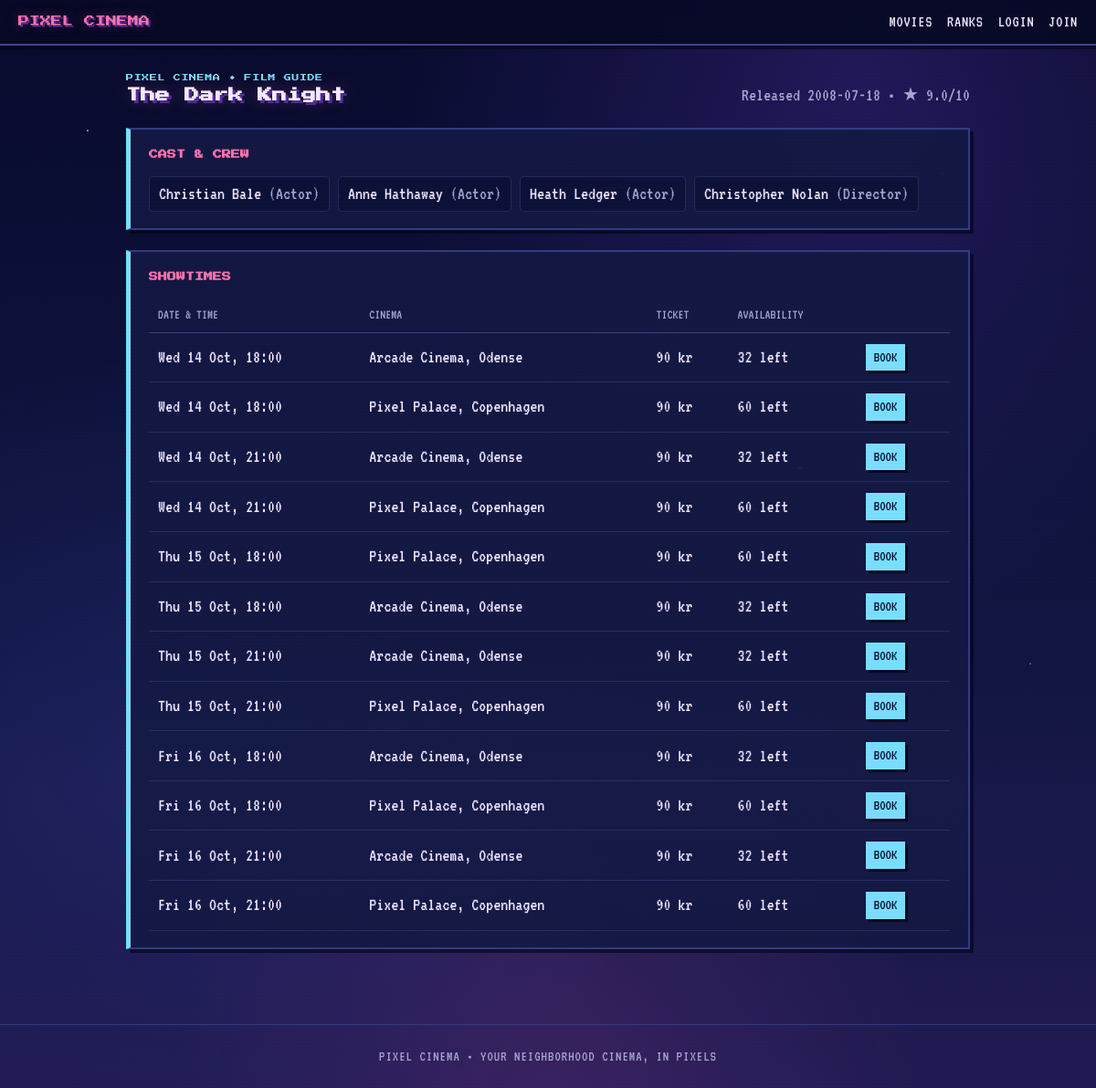
Screenshot of /movie.php?id=2 with the database file from the repository.
### tables this page shows
CREATE TABLE `movies` (
   movieID INT not null auto_increment primary key,
   title VARCHAR(255),
   release_date DATE,
   rating DECIMAL(3,1) NULL,
   CONSTRAINT chk_movie_rating CHECK (rating IS NULL OR (rating >= 0 AND rating <= 10))
);

CREATE TABLE `castMovieRelation` (
   relationID INT not null auto_increment primary key,
   castID INT not null,
   movieID INT not null,
   relationToMovie VARCHAR(100),
   FOREIGN KEY (castID) REFERENCES `cast`(castID),
   FOREIGN KEY (movieID) REFERENCES `movies`(movieID)
);

CREATE TABLE `cast` (
   castID INT not null auto_increment primary key,
   firstName VARCHAR(100),
   lastName VARCHAR(100)
);

CREATE TABLE `showtimes` (
   showtimeID INT not null auto_increment primary key,
   movieID INT not null,
   theaterID INT not null,
   starts_at DATETIME not null,
   price INT not null,
   FOREIGN KEY (movieID) REFERENCES `movies`(movieID),
   FOREIGN KEY (theaterID) REFERENCES `theaters`(theaterID)
);

CREATE TABLE `theaters` (
   theaterID INT not null auto_increment primary key,
   name VARCHAR(100) not null,
   city VARCHAR(100) not null,
   seat_rows INT not null,
   seats_per_row INT not null
);

### includes/bootstrap.php (called while the page is built, shortened)
<?php
function e(?string $value): string
{
    return htmlspecialchars((string) $value, ENT_QUOTES, 'UTF-8');
}

### movie.php (the view, shortened to what this page needs)
<?php
require_once __DIR__ . '/includes/bootstrap.php';
$id = filter_input(INPUT_GET, 'id', FILTER_VALIDATE_INT);
$stmt = $pdo->prepare('SELECT movieID, title, release_date, rating FROM movies WHERE movieID = ?');
$stmt->execute([$id]);
$movie = $stmt->fetch();
$cast = $pdo->prepare(
    'SELECT c.firstName, c.lastName, r.relationToMovie
     FROM castMovieRelation r JOIN `cast` c ON c.castID = r.castID
     WHERE r.movieID = ? ORDER BY r.relationToMovie, c.lastName'
);
$cast->execute([$id]);
$cast = $cast->fetchAll();
$shows = $pdo->prepare(
    'SELECT s.showtimeID, s.starts_at, s.price, t.name, t.city,
            t.seat_rows * t.seats_per_row AS capacity,
            (SELECT COUNT(*) FROM bookings b WHERE b.showtimeID = s.showtimeID) AS taken
     FROM showtimes s JOIN theaters t ON t.theaterID = s.theaterID
     WHERE s.movieID = ? AND s.starts_at > NOW()
     ORDER BY s.starts_at'
);
$shows->execute([$id]);
$shows = $shows->fetchAll();
require __DIR__ . '/includes/header.php';
?>
<header class="film-heading">
    <div>
        <p class="eyebrow">PIXEL CINEMA &bull; FILM GUIDE</p>
        <h1><?= e($movie['title']) ?></h1>
    </div>
    <p class="muted">Released <?= e($movie['release_date']) ?> &bull; <?= $movie['rating'] !== null ? '&#9733; ' . e(number_format((float) $movie['rating'], 1)) . '/10' : 'Not rated' ?></p>
</header>
<section class="panel cast-panel">
    <h2>CAST &amp; CREW</h2>
    <ul>
    <?php foreach ($cast as $c): ?>
        <li><?= e($c['firstName'] . ' ' . $c['lastName']) ?> <span class="muted">(<?= e($c['relationToMovie']) ?>)</span></li>
    <?php endforeach; ?>
    </ul>
</section>
<section class="panel showtimes-panel">
    <h2>SHOWTIMES</h2>
    <div class="showtimes-table">
    <table>
        <?php if ($shows): ?>
        <thead><tr><th>Date &amp; time</th><th>Cinema</th><th>Ticket</th><th>Availability</th><th><span class="visually-hidden">Book seats</span></th></tr></thead>
        <?php endif; ?>
        <tbody>
        <?php foreach ($shows as $s): $left = (int) $s['capacity'] - (int) $s['taken']; ?>
        <tr>
            <td><?= e(date('D j M, H:i', strtotime($s['starts_at']))) ?></td>
            <td><?= e($s['name']) ?>, <?= e($s['city']) ?></td>
            <td><?= (int) $s['price'] ?> kr</td>
            <td><?= $left ?> left</td>
            <td><?= $left > 0 ? '<a class="btn small" href="book.php?showtime=' . (int) $s['showtimeID'] . '">Book</a>' : 'SOLD OUT' ?></td>
        </tr>
        <?php endforeach; ?>
        </tbody>
    </table>
    </div>
</section>
<?php require __DIR__ . '/includes/footer.php'; ?>

### styling/pixelArt.css (style rules this page uses)
:root { --bg: #090d32; --bg-deep: #050722; --panel: rgba(20, 25, 68, .92); --panel-edge: #343b80; --ink: #eee5ff; --muted: #a7a6d0; --phosphor: #9a83ff; --amber: #ff72ad; --rust: #ff668f; --neon-cyan: #79dfff; --neon-magenta: #ff72ad; --neon-green: #8ef0d1; --neon-yellow: #ffcf7a; --neon-red: #ff668f; --accent: var(--neon-magenta); --green: var(--neon-green); --red: var(--neon-red); --cyan: var(--neon-cyan); }
* { box-sizing: border-box; }
html { background: var(--bg-deep); }
body { position: relative; min-height: 100vh; margin: 0; color: var(--ink); font-family: "VT323", "Courier New", monospace; font-size: 20px; line-height: 1.35; background: radial-gradient(1px 1px at 8% 12%, rgba(235, 231, 255, .9) 50%, transparent 100%), radial-gradient(1px 1px at 19% 39%, rgba(121, 223, 255, .8) 50%, transparent 100%), radial-gradient(2px 2px at 31% 18%, rgba(235, 231, 255, .7) 50%, transparent 100%), radial-gradient(1px 1px at 47% 54%, rgba(255, 114, 173, .65) 50%, transparent 100%), radial-gradient(1px 1px at 58% 21%, rgba(235, 231, 255, .8) 50%, transparent 100%), radial-gradient(2px 2px at 73% 43%, rgba(121, 223, 255, .75) 50%, transparent 100%), radial-gradient(1px 1px at 86% 16%, rgba(235, 231, 255, .75) 50%, transparent 100%), radial-gradient(1px 1px at 94% 61%, rgba(255, 114, 173, .7) 50%, transparent 100%), radial-gradient(ellipse at 78% 8%, rgba(90, 54, 185, .3), transparent 38%), radial-gradient(ellipse at 18% 68%, rgba(56, 74, 177, .22), transparent 40%), radial-gradient(ellipse at 50% 105%, rgba(190, 75, 174, .16), transparent 48%), linear-gradient(180deg, #080b2d 0%, #111541 58%, #211b53 100%); }
body::before, body::after { position: fixed; inset: 0; z-index: 999; pointer-events: none; content: ""; }
body::before { opacity: .1; background: repeating-linear-gradient(to bottom, transparent 0 3px, rgba(0, 0, 0, .34) 4px); }
body::after { z-index: 998; opacity: .16; background: linear-gradient(180deg, transparent 58%, rgba(138, 105, 255, .12), transparent 88%); }
a { color: var(--neon-cyan); text-decoration: none; }
h1 { margin: 26px 4px 6px; color: #f5eaff; font-family: "Press Start 2P", "Courier New", monospace; font-size: 16px; line-height: 1.7; text-shadow: 3px 3px 0 #542c9a, 0 0 18px rgba(255, 114, 173, .35); }
h2 { color: var(--neon-magenta); font-family: "Press Start 2P", "Courier New", monospace; font-size: 10px; line-height: 1.8; }
.muted { color: var(--muted); }
.panel, .card, .badge, .flash { background: var(--panel); border: 2px solid var(--panel-edge); box-shadow: 4px 4px 0 rgba(4, 5, 26, .65); }
.panel { margin: 22px 4px; padding: 18px 20px; border-left: 5px solid var(--neon-cyan); }
.btn { position: relative; display: inline-block; margin: 4px; padding: 9px 14px; color: #090d32; background: var(--neon-cyan); border: 0; box-shadow: 3px 3px 0 #050722; cursor: pointer; font: inherit; text-decoration: none; text-transform: uppercase; transition: transform .12s, background-color .12s; }
.btn.small { padding: 4px 9px; font-size: 16px; }
.eyebrow { color: var(--neon-cyan); font-family: "Press Start 2P", "Courier New", monospace; font-size: 8px; letter-spacing: .08em; }
table { width: 100%; border-collapse: collapse; }
td { padding: 8px 10px; border-bottom: 1px dashed rgba(121, 223, 255, .28); }
.film-heading { display: flex; flex-wrap: wrap; justify-content: space-between; align-items: end; gap: 10px 24px; margin: 10px 4px 22px; }
.film-heading h1 { margin: 0; }
.film-heading p { margin: 0; }
.showtimes-panel h2, .cast-panel h2 { margin-top: 0; margin-bottom: 15px; }
.cast-panel ul { display: flex; flex-wrap: wrap; gap: 9px; margin: 0; padding: 0; list-style: none; }
.cast-panel li { padding: 5px 10px; background: rgba(8, 11, 45, .48); border: 1px solid rgba(143, 151, 255, .18); border-radius: 5px; }
.showtimes-table { overflow-x: auto; }
.showtimes-table table { min-width: 620px; }
.showtimes-table th { padding: 8px 10px; color: var(--muted); border-bottom: 1px solid rgba(143, 151, 255, .32); font-size: 15px; font-weight: 400; text-align: left; text-transform: uppercase; }
.showtimes-table td { border-bottom-style: solid; border-bottom-color: rgba(143, 151, 255, .16); }

### rows the page displays
movies: title "The Dark Knight", release_date "2008-07-18", rating "9.0"
castmovierelation: castID.lastName "Christian Bale", relationToMovie "Actor"
castmovierelation: castID.lastName "Anne Hathaway", relationToMovie "Actor"
castmovierelation: castID.lastName "Heath Ledger", relationToMovie "Actor"
castmovierelation: castID.lastName "Christopher Nolan", relationToMovie "Director"
showtimes: starts_at "Wed 14 Oct, 18:00", theaterID.name "Arcade Cinema", theaterID.city "Odense", price "90", left "32"
showtimes: starts_at "Wed 14 Oct, 18:00", theaterID.name "Pixel Palace", theaterID.city "Copenhagen", price "90", left "60"
showtimes: starts_at "Wed 14 Oct, 21:00", theaterID.name "Arcade Cinema", theaterID.city "Odense", price "90", left "32"
showtimes: starts_at "Wed 14 Oct, 21:00", theaterID.name "Pixel Palace", theaterID.city "Copenhagen", price "90", left "60"
showtimes: starts_at "Thu 15 Oct, 18:00", theaterID.name "Pixel Palace", theaterID.city "Copenhagen", price "90", left "60"
showtimes: starts_at "Thu 15 Oct, 18:00", theaterID.name "Arcade Cinema", theaterID.city "Odense", price "90", left "32"
showtimes: starts_at "Thu 15 Oct, 21:00", theaterID.name "Arcade Cinema", theaterID.city "Odense", price "90", left "32"
showtimes: starts_at "Thu 15 Oct, 21:00", theaterID.name "Pixel Palace", theaterID.city "Copenhagen", price "90", left "60"
showtimes: starts_at "Fri 16 Oct, 18:00", theaterID.name "Arcade Cinema", theaterID.city "Odense", price "90", left "32"
showtimes: starts_at "Fri 16 Oct, 18:00", theaterID.name "Pixel Palace", theaterID.city "Copenhagen", price "90", left "60"
showtimes: starts_at "Fri 16 Oct, 21:00", theaterID.name "Arcade Cinema", theaterID.city "Odense", price "90", left "32"
showtimes: starts_at "Fri 16 Oct, 21:00", theaterID.name "Pixel Palace", theaterID.city "Copenhagen", price "90", left "60"
